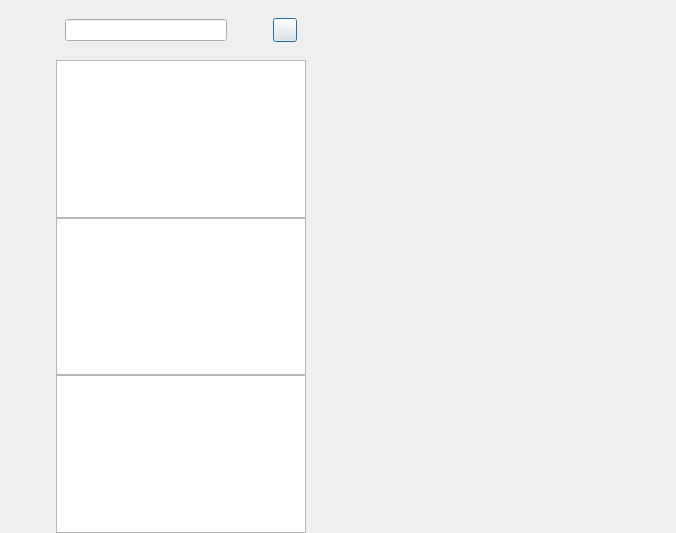
<?xml version="1.0" encoding="UTF-8"?>
<ui version="4.0">
 <class>ChatDialog</class>
 <widget class="QDialog" name="ChatDialog">
  <property name="geometry">
   <rect>
    <x>0</x>
    <y>0</y>
    <width>676</width>
    <height>533</height>
   </rect>
  </property>
  <property name="sizePolicy">
   <sizepolicy hsizetype="Fixed" vsizetype="Expanding">
    <horstretch>0</horstretch>
    <verstretch>0</verstretch>
   </sizepolicy>
  </property>
  <property name="windowTitle">
   <string>Dialog</string>
  </property>
  <layout class="QHBoxLayout" name="horizontalLayout">
   <property name="spacing">
    <number>0</number>
   </property>
   <property name="leftMargin">
    <number>0</number>
   </property>
   <property name="topMargin">
    <number>0</number>
   </property>
   <property name="rightMargin">
    <number>0</number>
   </property>
   <property name="bottomMargin">
    <number>0</number>
   </property>
   <item>
    <widget class="QWidget" name="side_bar" native="true">
     <property name="sizePolicy">
      <sizepolicy hsizetype="Fixed" vsizetype="Expanding">
       <horstretch>0</horstretch>
       <verstretch>0</verstretch>
      </sizepolicy>
     </property>
     <property name="minimumSize">
      <size>
       <width>56</width>
       <height>0</height>
      </size>
     </property>
     <property name="maximumSize">
      <size>
       <width>56</width>
       <height>16777215</height>
      </size>
     </property>
     <layout class="QVBoxLayout" name="verticalLayout">
      <property name="leftMargin">
       <number>10</number>
      </property>
      <property name="topMargin">
       <number>30</number>
      </property>
      <property name="rightMargin">
       <number>0</number>
      </property>
      <property name="bottomMargin">
       <number>0</number>
      </property>
      <item>
       <widget class="QWidget" name="widget" native="true">
        <layout class="QVBoxLayout" name="verticalLayout_3">
         <property name="spacing">
          <number>30</number>
         </property>
         <property name="leftMargin">
          <number>0</number>
         </property>
         <property name="topMargin">
          <number>0</number>
         </property>
         <property name="rightMargin">
          <number>0</number>
         </property>
         <property name="bottomMargin">
          <number>0</number>
         </property>
         <item>
          <widget class="QLabel" name="side_chat_lb">
           <property name="minimumSize">
            <size>
             <width>30</width>
             <height>30</height>
            </size>
           </property>
           <property name="maximumSize">
            <size>
             <width>30</width>
             <height>30</height>
            </size>
           </property>
           <property name="text">
            <string/>
           </property>
          </widget>
         </item>
         <item>
          <widget class="QLabel" name="side_contact_lb">
           <property name="minimumSize">
            <size>
             <width>30</width>
             <height>30</height>
            </size>
           </property>
           <property name="maximumSize">
            <size>
             <width>30</width>
             <height>30</height>
            </size>
           </property>
           <property name="text">
            <string/>
           </property>
          </widget>
         </item>
         <item>
          <widget class="QLabel" name="side_head_lb">
           <property name="minimumSize">
            <size>
             <width>30</width>
             <height>30</height>
            </size>
           </property>
           <property name="maximumSize">
            <size>
             <width>30</width>
             <height>30</height>
            </size>
           </property>
           <property name="text">
            <string/>
           </property>
          </widget>
         </item>
        </layout>
       </widget>
      </item>
      <item>
       <spacer name="verticalSpacer">
        <property name="orientation">
         <enum>Qt::Orientation::Vertical</enum>
        </property>
        <property name="sizeHint" stdset="0">
         <size>
          <width>20</width>
          <height>40</height>
         </size>
        </property>
       </spacer>
      </item>
     </layout>
    </widget>
   </item>
   <item>
    <widget class="QWidget" name="chat_user_wid" native="true">
     <property name="minimumSize">
      <size>
       <width>250</width>
       <height>0</height>
      </size>
     </property>
     <property name="maximumSize">
      <size>
       <width>250</width>
       <height>16777215</height>
      </size>
     </property>
     <layout class="QVBoxLayout" name="verticalLayout_2">
      <property name="spacing">
       <number>0</number>
      </property>
      <property name="leftMargin">
       <number>0</number>
      </property>
      <property name="topMargin">
       <number>0</number>
      </property>
      <property name="rightMargin">
       <number>0</number>
      </property>
      <property name="bottomMargin">
       <number>0</number>
      </property>
      <item>
       <widget class="QWidget" name="search_wid" native="true">
        <property name="minimumSize">
         <size>
          <width>0</width>
          <height>60</height>
         </size>
        </property>
        <property name="maximumSize">
         <size>
          <width>16777215</width>
          <height>60</height>
         </size>
        </property>
        <layout class="QHBoxLayout" name="horizontalLayout_2">
         <item>
          <widget class="CustomizeEdit" name="search_edit"/>
         </item>
         <item>
          <spacer name="horizontalSpacer">
           <property name="orientation">
            <enum>Qt::Orientation::Horizontal</enum>
           </property>
           <property name="sizeType">
            <enum>QSizePolicy::Policy::Fixed</enum>
           </property>
           <property name="sizeHint" stdset="0">
            <size>
             <width>40</width>
             <height>20</height>
            </size>
           </property>
          </spacer>
         </item>
         <item>
          <widget class="ClickedBtn" name="add_btn">
           <property name="minimumSize">
            <size>
             <width>24</width>
             <height>24</height>
            </size>
           </property>
           <property name="maximumSize">
            <size>
             <width>24</width>
             <height>24</height>
            </size>
           </property>
           <property name="text">
            <string/>
           </property>
          </widget>
         </item>
        </layout>
       </widget>
      </item>
      <item>
       <widget class="ChatUserList" name="chat_user_list"/>
      </item>
      <item>
       <widget class="QListWidget" name="search_list"/>
      </item>
      <item>
       <widget class="QListWidget" name="con_user_list"/>
      </item>
     </layout>
    </widget>
   </item>
   <item>
    <widget class="QStackedWidget" name="stackedWidget">
     <property name="currentIndex">
      <number>0</number>
     </property>
     <widget class="ChatPage" name="page"/>
     <widget class="QWidget" name="page_2"/>
    </widget>
   </item>
  </layout>
 </widget>
 <customwidgets>
  <customwidget>
   <class>ClickedBtn</class>
   <extends>QPushButton</extends>
   <header location="global">clickedbtn.h</header>
  </customwidget>
  <customwidget>
   <class>ChatUserList</class>
   <extends>QListWidget</extends>
   <header location="global">chatuserlist.h</header>
  </customwidget>
  <customwidget>
   <class>CustomizeEdit</class>
   <extends>QLineEdit</extends>
   <header location="global">customizeedit.h</header>
  </customwidget>
  <customwidget>
   <class>ChatPage</class>
   <extends>QWidget</extends>
   <header location="global">chatpage.h</header>
   <container>1</container>
  </customwidget>
 </customwidgets>
 <resources/>
 <connections/>
</ui>
